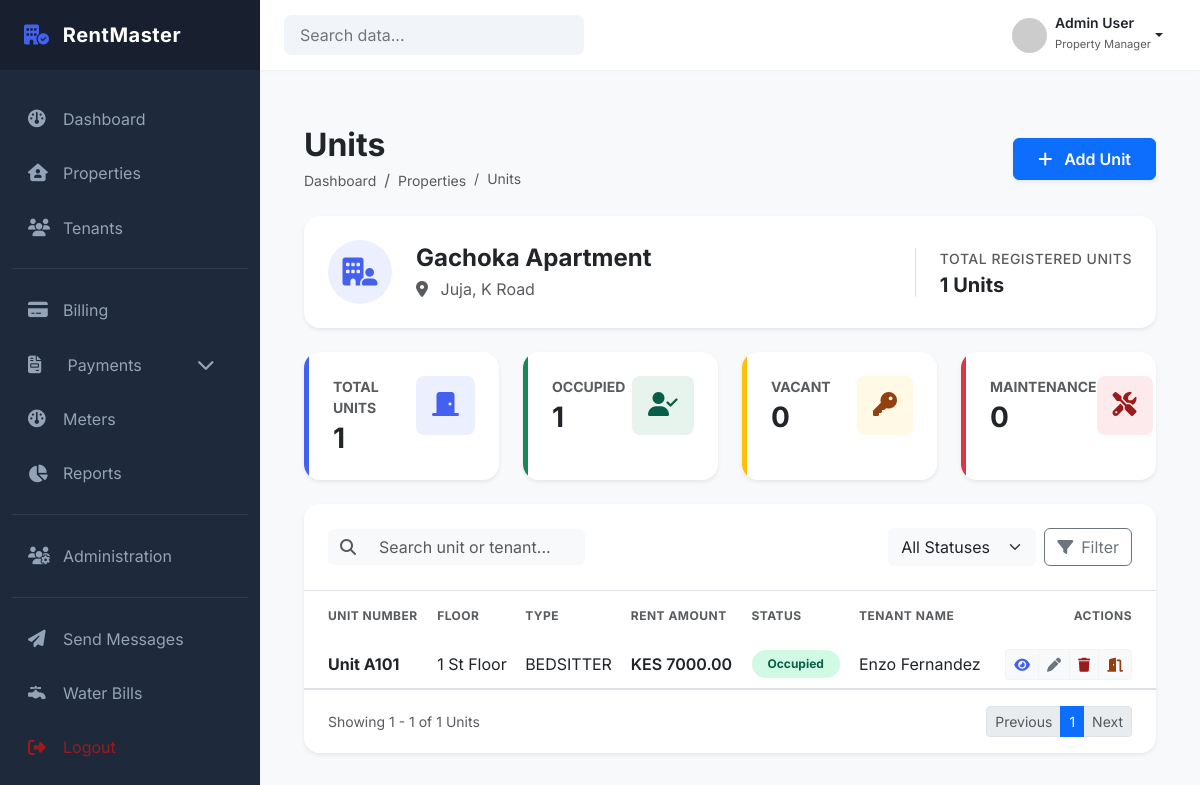
The page /properties/properties/1/units/ (signed in) on the database as committed earlier.
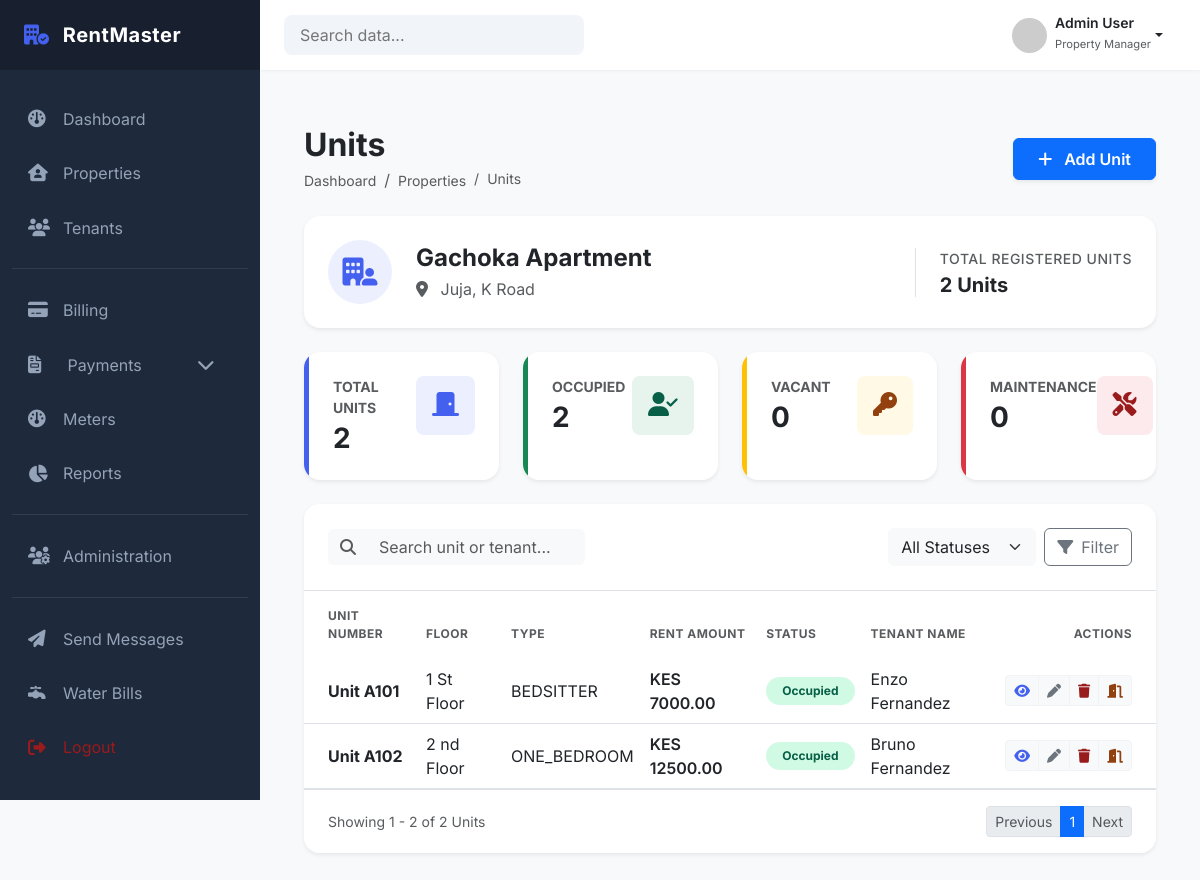
The same page on the database as committed later.
### properties/models.py (models this page shows, shortened)
class Unit(models.Model):
    property = models.ForeignKey(
        Property,
        on_delete=models.PROTECT,
        related_name="units"
    )
    unit_number = models.CharField(max_length=20)
    unit_type = models.CharField(
        max_length=50,
        choices=UnitType.choices
    )
    status = models.CharField(
        max_length=50,
        choices=UnitStatus.choices,
        default=UnitStatus.VACANT
    )
    floor = models.CharField(max_length=20, blank=True)
    is_active = models.BooleanField(default=True)
    created_at = models.DateTimeField(auto_now_add=True)
    class Meta:
        constraints = [
            UniqueConstraint(
                fields=["property", "unit_number"],
                name="unique_unit_number_per_property"
            )
        ]
        ordering = ["unit_number"]

### tenants/models.py (models this page shows, shortened)
class Tenancy(models.Model):
    tenant = models.ForeignKey(
        "Tenant",
        on_delete=models.PROTECT,
        related_name="tenancies"
    )
    unit = models.ForeignKey(
        Unit,
        on_delete=models.PROTECT,
        related_name="tenancies"
    )
    start_date = models.DateField() # when tenancy officially begins
    end_date = models.DateField(null=True, blank=True) # when tenancy ends
    rent_amount = models.DecimalField(max_digits=12, decimal_places=2)
    status = models.CharField(
        max_length=20,
        choices=TenancyStatus.choices,
        default=TenancyStatus.ACTIVE
    )
    created_by = models.ForeignKey(
        settings.AUTH_USER_MODEL,
        on_delete=models.PROTECT,
        related_name="created_tenancies"
    )
    created_at = models.DateTimeField(auto_now_add=True)
    updated_at = models.DateTimeField(auto_now=True)
    class Meta:
        ordering = ["-start_date"]
        constraints = [
            models.UniqueConstraint(
                fields=["unit"],
                condition=Q(status="ACTIVE"),
                name="unique_active_tenancy_per_unit"
            ),
            models.UniqueConstraint(
                fields=["tenant"],
                condition=Q(status="ACTIVE"),
                name="unique_active_tenancy_per_tenant"
            )
        ]

class Tenant(models.Model):
    first_name = models.CharField(max_length=100)
    last_name = models.CharField(max_length=100)
    landlord = models.ForeignKey(
        settings.AUTH_USER_MODEL,
        on_delete=models.PROTECT,
        limit_choices_to={"role": "LANDLORD"},
        related_name="tenants"
    )
    phone_number = models.CharField(max_length=20)
    email = models.EmailField(blank=True)
    id_number = models.CharField(max_length=50)
    date_of_birth = models.DateField(null=True, blank=True)
    is_active = models.BooleanField(default=True)
    created_at = models.DateTimeField(auto_now_add=True)
    created_by = models.ForeignKey(
        settings.AUTH_USER_MODEL,
        on_delete=models.PROTECT
    )
    class Meta:
        constraints = [
            UniqueConstraint(
                fields=["id_number", "landlord"],
                name="unique_id_per_landlord"
            ),
            UniqueConstraint(
                fields=["phone_number", "landlord"],
                name="unique_phone_per_landlord"
            )
        ]

### properties/views.py (the view)
# urls.py: path('properties/<int:property_id>/units/', views.property_units, name='property_units'),
@login_required
def property_units(request, property_id):
    status = request.GET.get("status")
    search = request.GET.get("q")
    property, units = get_property_with_units(
        request.user,
        property_id,
        status=status,
        search=search
    )
    if not property:
        return redirect('properties:property_list')
    paginator = Paginator(units, 10) # 10 units per page
    page_number = request.GET.get("page")
    page_obj = paginator.get_page(page_number)
    stats = get_units_stats(units)
    context = {
        'property': property,
        'units': page_obj,
        'page_obj': page_obj,
        'stats': stats,
        'selected_status': status or 'ALL'
    }
    if request.headers.get('HX-Request'):
        return render(request, 'properties/partials/units_table.html', context)
    return render(request, 'properties/property_units.html', context)

### properties/services/unit_service.py (called while the page is built, shortened)
def get_property_with_units(user, property_id, status=None, search=None):
    property = Property.objects.filter(
        id=property_id,
        landlord=user
    ).first()
    if not property:
        return None, None
    active_tenancies = Tenancy.objects.filter(
        status=TenancyStatus.ACTIVE
    ).select_related('tenant')
    units = property.units.all()
    if status and status != 'ALL':
        units = units.filter(status=status)
    units = units.prefetch_related(
        Prefetch(
            'tenancies',
            queryset=active_tenancies,
            to_attr='active_tenancies'
        )
    ).order_by('unit_number')
    for unit in units:
        unit.active_tenancy = (
            unit.active_tenancies[0] if unit.active_tenancies else None
        )
    return property, units

def get_units_stats(units):
    total_units = units.count()
    occupied = units.filter(status='OCCUPIED').count()
    vacant = units.filter(status='VACANT').count()
    maintenance = units.filter(status='MAINTENANCE').count()
    return {
        "total": total_units,
        "occupied": occupied,
        "vacant": vacant,
        "maintenance": maintenance,
    }

### templates/properties/property_units.html (shortened to what the changed rows need)
{% extends 'dashboard/base_dashboard.html' %}
{% load static %}
{% block extra_css %}
<link rel="stylesheet" href="{% static 'properties/css/property_units.css' %}">
{% endblock %}
{% block content %}
<div class="container-fluid py-4">
  <div
    class="d-flex flex-column flex-md-row justify-content-between align-items-md-center mb-4"
  >
    <div class="mb-3 mb-md-0">
      <h2 class="fw-bold text-dark mb-1">Units</h2>
    </div>
  </div>
  <div class="card border-0 shadow-sm rounded-4 mb-4 bg-white">
    <div class="card-body p-4">
      <div class="row align-items-center">
        <div class="col-md-auto mt-3 mt-md-0 border-start ps-md-4">
          <p class="text-muted small fw-medium mb-1 uppercase">
            Total Registered Units
          </p>
          <h5 class="fw-bold mb-0 text-dark">{{ stats.total }} Units</h5>
        </div>
      </div>
    </div>
  </div>
  <div class="row row-cols-1 row-cols-md-2 row-cols-lg-4 g-4 mb-4">
    <div class="col">
      <div
        class="card border-0 shadow-sm h-100 rounded-4 stat-card overflow-hidden"
      >
        <div class="card-body p-4 border-start border-primary border-5">
          <div class="d-flex justify-content-between align-items-start">
            <div>
              <p class="text-muted small fw-bold text-uppercase mb-1">
                Total Units
              </p>
              <h3 class="fw-bold mb-0">{{ stats.total }}</h3>
            </div>
          </div>
        </div>
      </div>
    </div>
    <div class="col">
      <div
        class="card border-0 shadow-sm h-100 rounded-4 stat-card overflow-hidden"
      >
        <div class="card-body p-4 border-start border-success border-5">
          <div class="d-flex justify-content-between align-items-start">
            <div>
              <p class="text-muted small fw-bold text-uppercase mb-1">
                Occupied
              </p>
              <h3 class="fw-bold mb-0">{{ stats.occupied }}</h3>
            </div>
          </div>
        </div>
      </div>
    </div>
  </div>
  <div class="card border-0 shadow-sm rounded-4 overflow-hidden">
    <div class="table-responsive" id="units-table">
      {% include 'properties/partials/units_table.html' %}
    </div>
  </div>
</div>
{% endblock %}

### templates/properties/partials/units_table.html (shortened to what the changed rows need)
<table class="table table-hover align-middle mb-0">
  <thead class="bg-light">
    <tr>
      <th class="ps-4 py-3 border-0 text-muted small text-uppercase fw-bold">
        Unit Number
      </th>
      <th class="py-3 border-0 text-muted small text-uppercase fw-bold">
        Floor
      </th>
      <th class="py-3 border-0 text-muted small text-uppercase fw-bold">
        Type
      </th>
      <th class="py-3 border-0 text-muted small text-uppercase fw-bold">
        Rent Amount
      </th>
      <th class="py-3 border-0 text-muted small text-uppercase fw-bold">
        Status
      </th>
      <th class="py-3 border-0 text-muted small text-uppercase fw-bold">
        Tenant Name
      </th>
      <th
        class="pe-4 py-3 border-0 text-muted small text-uppercase fw-bold text-end"
      >
        Actions
      </th>
    </tr>
  </thead>
  <tbody>
    {% for unit in units %}
    <tr>
      <td class="ps-4 fw-bold text-dark">Unit {{ unit.unit_number }}</td>
      <td>
        {{ unit.floor }}
        {% if unit.floor == '1' %}
            St
        {% elif unit.floor == '2' %}
            nd
        {% elif unit.floor == '3' %}
            rd
        {% else %}
            th
        {% endif %}
            Floor
      </td>
      <td>{{ unit.unit_type }}</td>
      <td>
        <span class="fw-semibold">
          {% if unit.active_tenancy %} KES {{ unit.active_tenancy.rent_amount }}
          {% else %}
          <span class="text-muted small">--</span>
          {% endif %}
        </span>
      </td>
      <td>
        {% if unit.status == "OCCUPIED" %}
        <span
          class="badge rounded-pill bg-success-subtle text-success px-3 py-2"
        >
          Occupied
        </span>
        {% elif unit.status == "VACANT" %}
        <span
          class="badge rounded-pill bg-warning-subtle text-warning px-3 py-2"
        >
          Vacant
        </span>
        {% else %}
        <span class="badge rounded-pill bg-danger-subtle text-danger px-3 py-2">
          Maintenance
        </span>
        {% endif %}
      </td>
      <td>
        {% if unit.active_tenancy %} {{ unit.active_tenancy.tenant.first_name }}
        {{ unit.active_tenancy.tenant.last_name }} {% else %}
        <span class="text-muted small">-- No Tenant --</span>
        {% endif %}
      </td>
      <td class="pe-4 text-end">
        <div class="btn-group" role="group">
          <a
            href="{% url 'properties:unit_detail' unit.id %}"
            class="btn btn-sm btn-light text-primary"
            title="View"
          >
            <i class="fa-solid fa-eye"></i>
          </a>
          <a
            href="{% url 'properties:edit_unit' unit.id %}"
            class="btn btn-sm btn-light text-secondary"
            title="Edit"
          >
            <i class="fa-solid fa-pen"></i>
          </a>
          <a
            href="{% url 'properties:delete_unit' unit.id %}"
            class="btn btn-sm btn-light text-danger"
            title="Delete"
          >
            <i class="fa-solid fa-trash"></i>
          </a>
          {% if unit.status == "OCCUPIED" %}
          <a
            href="{% url 'properties:vacate_unit' unit.id %}"
            class="btn btn-sm btn-light text-warning"
            title="Vacate"
          >
            <i class="fa-solid fa-door-open"></i>
          </a>
          {% endif %}
        </div>
      </td>
    </tr>
    {% empty %}
    <tr>
      <td colspan="6" class="text-center text-muted py-4">
        No units found for this property.
      </td>
    </tr>
    {% endfor %}
  </tbody>
</table>
<div class="card-footer bg-white border-0 py-3 px-4 border-top">
  <div class="d-flex justify-content-between align-items-center">
    <span class="text-muted small">
      Showing {{ page_obj.start_index }} - {{ page_obj.end_index }}
      of {{ page_obj.paginator.count }} Units
    </span>
    <ul class="pagination pagination-sm mb-0">
      {% if page_obj.has_previous %}
      <li class="page-item">
        <a
          class="page-link"
          hx-get="?page={{ page_obj.previous_page_number }}"
          hx-target="#units-table"
          hx-include="[name='q'],[name='status']"
        >
          Previous
        </a>
      </li>
      {% else %}
      <li class="page-item disabled">
      </li>
      {% endif %}
      {% for num in page_obj.paginator.page_range %}
        {% if page_obj.number == num %}
          <li class="page-item active">
            <span class="page-link">{{ num }}</span>
          </li>
        {% endif %}
      {% endfor %}
      {% if page_obj.has_next %}
      <li class="page-item">
        <a
          class="page-link"
          hx-get="?page={{ page_obj.next_page_number }}"
          hx-target="#units-table"
          hx-include="[name='q'],[name='status']"
        >
          Next
        </a>
      </li>
      {% else %}
      <li class="page-item disabled">
      </li>
      {% endif %}
    </ul>
  </div>
</div>

Rows that differ between the two databases and show on the page:
added Unit: unit_number "A102", floor "2", shows "nd", unit_type "ONE_BEDROOM", active_tenancy.rent_amount "12500.00", status "Occupied", active_tenancy.tenant.first_name "Bruno", active_tenancy.tenant.last_name "Fernandez"
Other text that changed with them:
{{ stats.total }}: "1" → "2"
{{ stats.occupied }}: "1" → "2"
{{ page_obj.end_index }}: "1" → "2"
{{ page_obj.paginator.count }}: "1" → "2"
